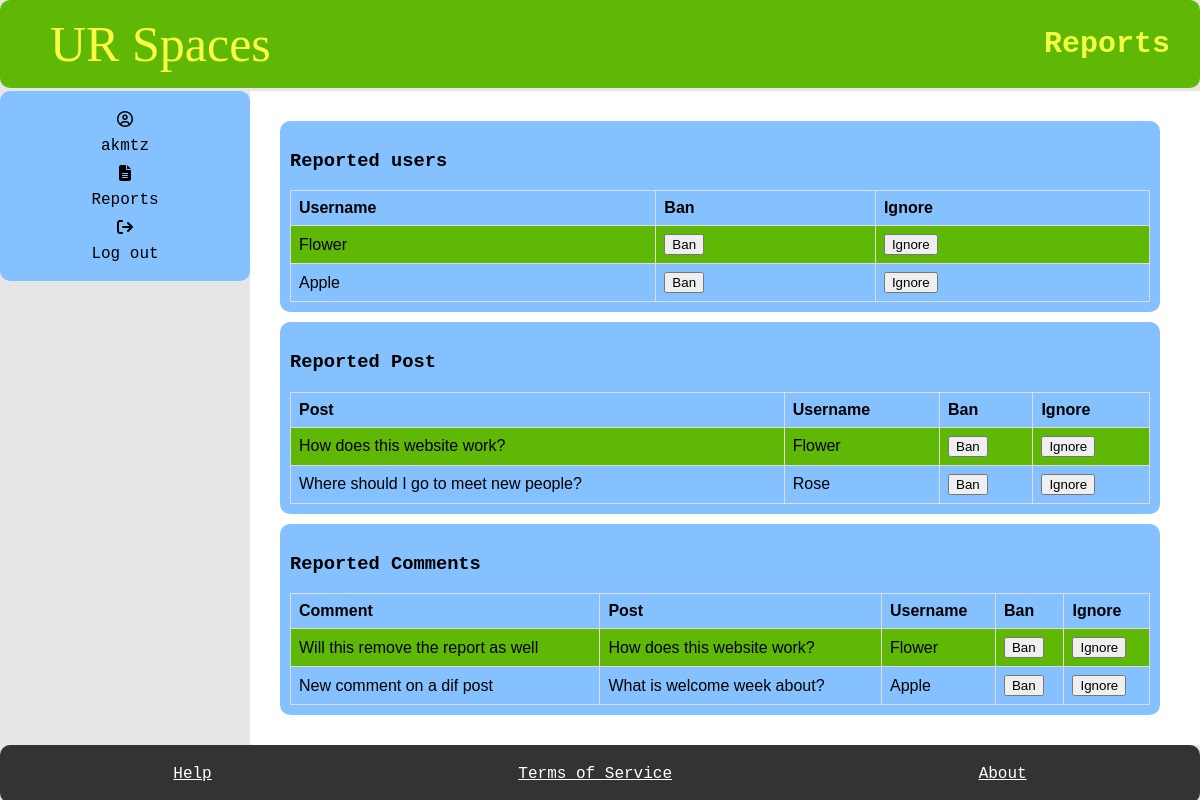
Before: /report/ (signed in) with the older database file.
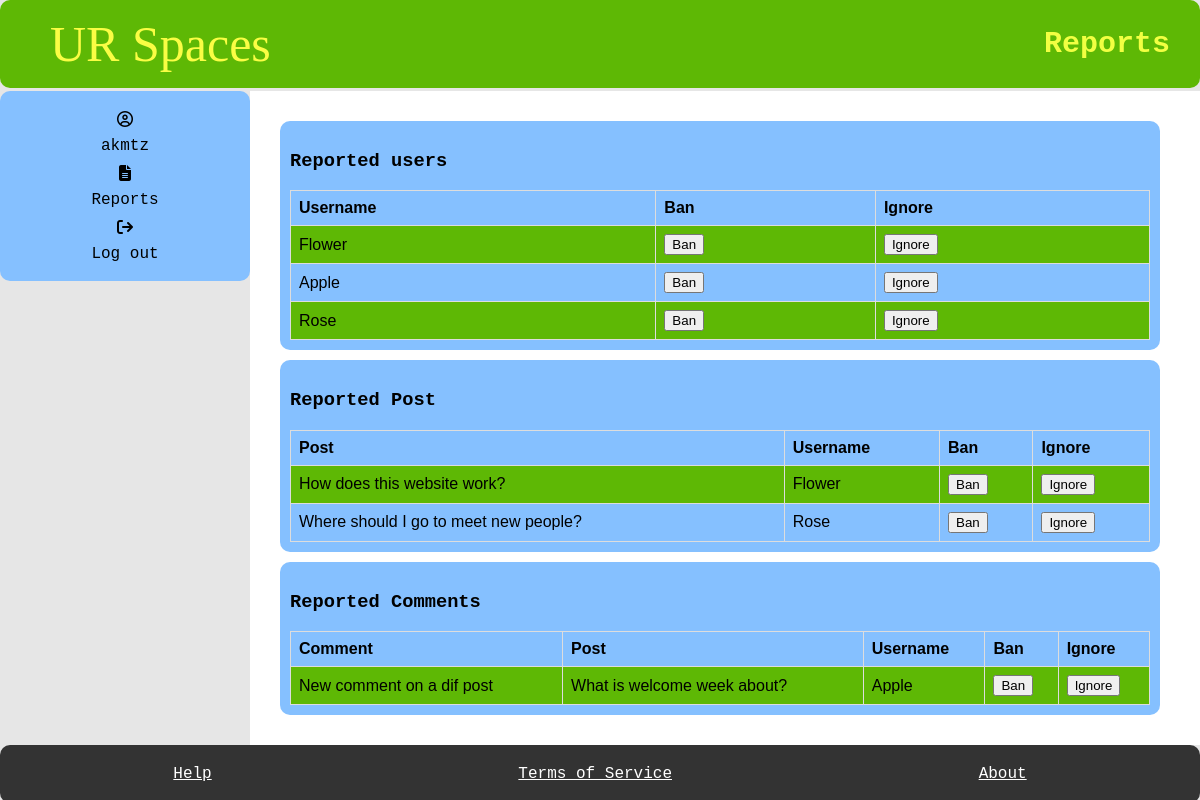
After: the same page with the newer database file.
### myapp/models.py (models this page shows, shortened)
class Student(models.Model):
    User_ID = models.ForeignKey(User, on_delete=models.CASCADE)
    bio = models.TextField(default="Please add bio in settings", blank=True)
    banned = models.BooleanField(default=False)
    avatar =ResizedImageField(size=[50, 80], quality=100, upload_to="authors", default=None, null=True, blank=True)
    reported = models.BooleanField(default=False)
    slug = models.SlugField(max_length=400, unique=True, blank=True)
    def get_url(self):
        return reverse("user", kwargs={
            "slug":self.slug
        })

class Posts(models.Model):
    User_ID = models.ForeignKey(Student, on_delete=models.CASCADE)
    SubForum_ID = models.ForeignKey(SubForum, default= 1, on_delete=models.CASCADE)
    post_name = models.TextField(max_length=400)
    contents = models.TextField()
    count_likes = models.IntegerField(default=0, blank=True, )
    locked = models.BooleanField(default=False)
    pin = models.BooleanField(default=False)
    reported = models.BooleanField(default=False)
    post_date = models.DateTimeField(auto_now_add=True)
    slug = models.SlugField(max_length=400, unique=True, blank=True)
    likes = models.ManyToManyField(User, related_name="post_like")
    def get_url(self):
        return reverse("posts", kwargs={
            "slug":self.slug
        })

class Comment(models.Model):
    Post_ID = models.ForeignKey(Posts, on_delete=models.CASCADE)
    User_ID = models.ForeignKey(Student, on_delete=models.CASCADE)
    count_likes = models.IntegerField(default=0)
    pin = models.BooleanField(default=False)
    reported = models.BooleanField(default=False)
    com_contents = models.TextField(max_length=500)
    com_date = models.DateTimeField(auto_now_add=True)
    likes = models.ManyToManyField(User, related_name="comment_like")

### myapp/views.py (the view)
# urls.py: path("report/", report, name="report"),
@login_required
def report(request, pk=None):
    students = Student.objects.filter(reported=True, banned=False)
    posts = Posts.objects.filter(reported=True, User_ID__banned =False)
    comments = Comment.objects.filter(reported=True, User_ID__banned =False)
    if "banUser_btn" in request.POST:
        banUser = Student.objects.get(pk=pk)
        banUser.banned = True
        banUser.save()
        return redirect("report")
    if "ignoreUser_btn" in request.POST:
        ignoreUser = Student.objects.get(pk=pk)
        ignoreUser.reported = False
        ignoreUser.save()
        return redirect("report")
    if "banUserPost_btn" in request.POST:
        postUser = Posts.objects.get(pk=pk)
        banUser = Student.objects.get(pk= postUser.User_ID.pk)
        banUser.banned = True
        banUser.save()
        return redirect("report")
    if "ignorePost_btn" in request.POST:
        ignorePost = Posts.objects.get(pk=pk)
        ignorePost.reported = False
        ignorePost.save()
        return redirect("report")
    if "banUserComment_btn" in request.POST:
        commentUser = Comment.objects.get(pk=pk)
        banUser = Student.objects.get(pk = commentUser.User_ID.pk)
        banUser.banned = True
        banUser.save()
        return redirect("report")
    if "ignoreComment_btn" in request.POST:
        ignoreComment = Comment.objects.get(pk=pk)
        ignoreComment.reported = False
        ignoreComment.save()
        return redirect("report")
    context = {
        "students": students,
        "posts":posts,
        "comments": comments,
    }
    return render(request, "report.html", context)

### myapp/templates/report.html (shortened to what this page needs)
{% extends 'base.html' %}
    {% block title %}
    <h1>Reports</h1>
    {% endblock %}
    {% block content %}
    <main>
        <section class="box" >
        <h3>Reported users</h3>
            <table style="width:100%">
                <tr>
                  <th>Username</th>
                  <th>Ban</th>
                  <th>Ignore</th>
                </tr>
                {% for student in students%}
                <tr>
                  <td><a href="{{student.get_url}}">{{student.User_ID.username}}</a></td>
                  <form action="{% url 'report_update' student.id %}" method="POST" onsubmit="return confirmAction(event)">
                  <td><button type="submit" name="banUser_btn">Ban</button></td>
                  <td><button type="submit" name="ignoreUser_btn">Ignore</button></td>
                  </form>
                </tr>
                {% endfor %}
            </table>
        </section>
        <section class="box" >
            <h3>Reported Post</h3>
            <table style="width:100%">
                <tr>
                  <th>Post</th>
                  <th>Username</th>
                  <th>Ban</th>
                  <th>Ignore</th>
                </tr>
                {% for post in posts%}
                <tr>
                  <td><a href="{{post.get_url}}">{{post.post_name}}</a></td>
                  <td><a href="{{post.User_ID.get_url}}">{{post.User_ID.User_ID.username}}</a></td>
                  <form action="{% url 'report_update' post.id %}" method="POST" onsubmit="return confirmAction(event)">
                  <td><button type="submit" name="banUserPost_btn">Ban</button></td>
                  <td><button type="submit" name="ignorePost_btn">Ignore</button></td>
                  </form>
                </tr>
                {%endfor%}
            </table>
        </section>
        <section class="box" >
            <h3>Reported Comments</h3>
             <table style="width:100%">
                <tr>
                    <th>Comment</th>
                    <th>Post</th>
                    <th>Username</th>
                    <th>Ban</th>
                    <th>Ignore</th>
                </tr>
                {%for comment in comments%}
                <tr>
                    <td><span> {{comment.com_contents}} </span></td>
                    <td><a href="{{comment.Post_ID.get_url}}">{{comment.Post_ID.post_name}} </a></td>
                    <td><a href="{{comment.User_ID.get_url}}">{{comment.User_ID.User_ID.username}}</a></td>
                    <form action="{% url 'report_update' comment.id %}" method="POST" onsubmit="return confirmAction(event)">
                    <td><button type="submit" name="banUserComment_btn">Ban</button></td>
                    <td><button type="submit" name="ignoreComment_btn">Ignore</button></td>
                    </form>
                </tr>
                {% endfor %}
            </table>
        </section>
    </main>
    {% endblock %}

Changed rows visible on the page:
removed Comment: com_contents "Will this remove the report as well", Post_ID.post_name "How does this website work?", User_ID.User_ID.username "Flower"
now on this page (row edited): Student: User_ID.username "Rose"
